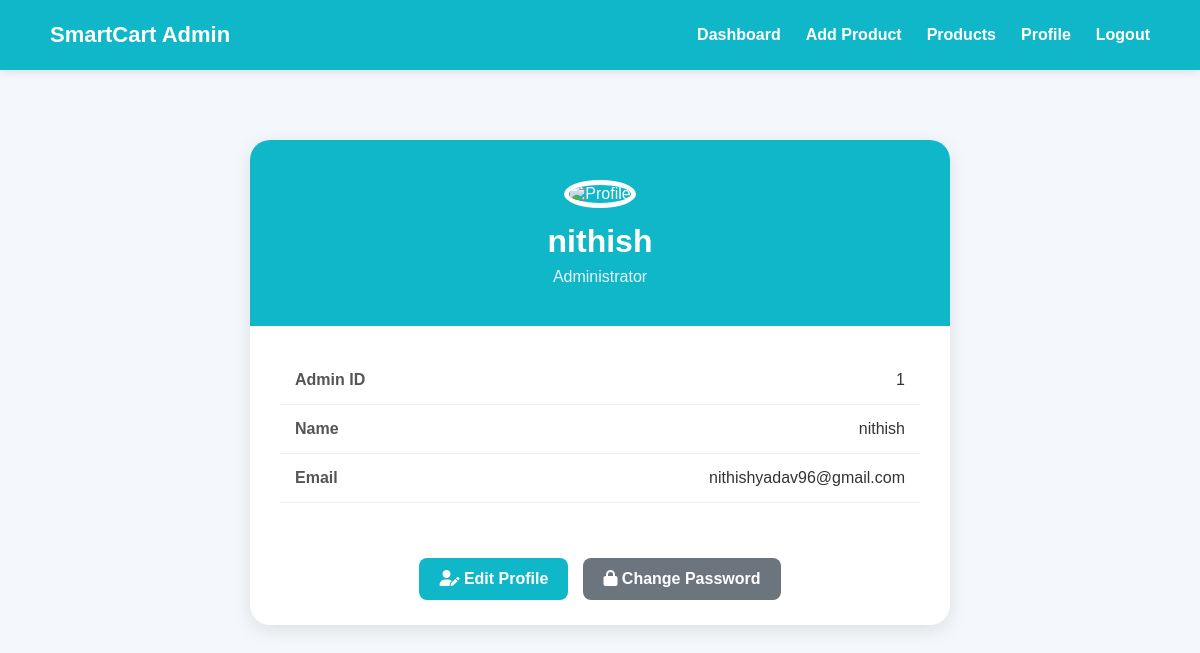
/admin/profile (signed in), run on the app's committed database.
### tables this page shows
CREATE TABLE admin (
            admin_id INTEGER PRIMARY KEY AUTOINCREMENT,
            name TEXT NOT NULL,
            email TEXT UNIQUE NOT NULL,
            password TEXT NOT NULL,
            profile_image TEXT
        );

### app.py (the view)
@app.route('/admin/profile',methods=['GET'])
def admin_profile():
    if 'admin_id' not in session:
        flash('please login again')
        return redirect('/admin-login')
    admin_id=session['admin_id']
    conn=get_db_connection()
    cursor=conn.cursor()
    cursor.execute('select * from admin where admin_id=?',(admin_id,))
    admin=cursor.fetchone()
    cursor.close()
    conn.close()
    return render_template('/admin/admin_profile.html',admin=admin)

### app.py (called while the page is built)
def get_db_connection():
    conn = sqlite3.connect("smartcart.db")
    conn.row_factory = sqlite3.Row
    conn.execute("PRAGMA foreign_keys = ON;")
    return conn

### templates/admin/admin_profile.html (shortened to what this page needs)
{% extends 'admin_base.html' %}
{% block css %}
<link rel="stylesheet"
      href="{{ url_for('static', filename='adminprofile.css') }}">
{% endblock %}
{% block content %}
<div class="profile-container">
    <div class="profile-card">
        <div class="profile-header">
            {% if admin.profile_image %}
            <img src="{{ url_for('static',
                    filename='uploads/admin_profile_images/' + admin.profile_image) }}"
                 alt="Profile">
            {% else %}
            <img src="https://cdn-icons-png.flaticon.com/512/3135/3135715.png"
                 alt="Profile">
            {% endif %}
            <h1>{{ admin.name }}</h1>
            <p>Administrator</p>
        </div>
        <div class="profile-info">
            <div class="info-box">
                <label>Admin ID</label>
                <span>{{ admin.admin_id }}</span>
            </div>
            <div class="info-box">
                <label>Name</label>
                <span>{{ admin.name }}</span>
            </div>
            <div class="info-box">
                <label>Email</label>
                <span>{{ admin.email }}</span>
            </div>
        </div>
        <div class="profile-actions">
            <a href="/admin/update-profile"
               class="edit-btn">
                <i class="fa-solid fa-user-pen"></i>
                Edit Profile
            </a>
            <a href="/admin/change-password"
               class="password-btn">
                <i class="fa-solid fa-lock"></i>
                Change Password
            </a>
        </div>
    </div>
</div>
{% endblock %}

### static/admin_base.css (style rules this page uses)
* { margin:0; padding:0; box-sizing:border-box; font-family:Arial, Helvetica, sans-serif; }
body { background:#f4f7fb; }

### static/adminprofile.css (style rules this page uses)
.profile-container { display:flex; justify-content:center; align-items:center; padding:40px 20px; }
.profile-card { width:100%; max-width:700px; background:white; border-radius:20px; overflow:hidden; box-shadow:0 5px 20px rgba(0,0,0,0.1); }
.profile-header { background:#10b7c9; text-align:center; padding:40px 20px; color:white; }
.profile-header img { width:140px; height:140px; border-radius:50%; object-fit:cover; border:5px solid white; margin-bottom:15px; }
.profile-header h1 { margin-bottom:8px; }
.profile-header p { opacity:0.9; }
.profile-info { padding:30px; }
.info-box { display:flex; justify-content:space-between; padding:15px; border-bottom:1px solid #eee; }
.info-box label { font-weight:600; color:#555; }
.info-box span { color:#333; }
.profile-actions { display:flex; justify-content:center; gap:15px; padding:25px; }
.edit-btn, .password-btn { text-decoration:none; padding:12px 20px; border-radius:8px; color:white; font-weight:600; transition:0.3s; }
.edit-btn { background:#10b7c9; }
.password-btn { background:#6c757d; }

### data on the page
admin: name "nithish", admin_id "1", email "nithishyadav96@gmail.com"
